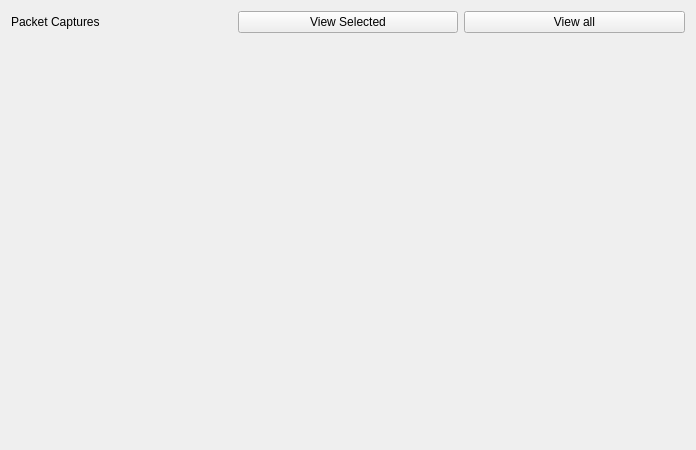
<?xml version="1.0" encoding="UTF-8"?>
<ui version="4.0">
    <class>Form</class>
    <widget class="QWidget" name="Form">
        <property name="geometry">
            <rect>
                <x>0</x>
                <y>0</y>
                <width>696</width>
                <height>450</height>
            </rect>
        </property>
        <property name="windowTitle">
            <string>Form</string>
        </property>
        <layout class="QVBoxLayout" name="verticalLayout">
            <item>
                <layout class="QHBoxLayout" name="horizontalLayout">
                    <item>
                        <widget class="QLabel" name="snapshots">
                            <property name="text">
                                <string>Packet Captures</string>
                            </property>
                        </widget>
                    </item>
                    <item>
                        <widget class="QPushButton" name="viewSelected">
                            <property name="text">
                                <string>View Selected</string>
                            </property>
                        </widget>

                    </item>
                    <item>
                        <widget class="QPushButton" name="viewAll">
                            <property name="text">
                                <string>View all</string>
                            </property>
                        </widget>
                    </item>
                </layout>
            </item>
            <item>
                <layout class="QGridLayout" name="gridLayout">
                    <item row="0" column="0">
                        <widget class="QStackedWidget" name="PacketCaptureViews">
                            <widget class="PacketCaptureTableWidget" name="PacketCaptureTable" />
                            <!-- <widget class="GalView" name="GalView" /> -->
                        </widget>
                    </item>
                </layout>
            </item>
        </layout>
    </widget>
    <customwidgets>
        <customwidget>
            <class>PacketCaptureTableWidget</class>
            <extends>QWidget</extends>
            <header>views/PacketCapture/PacketCaptureTable</header>
            <container>1</container>
        </customwidget>
    </customwidgets>
    <resources />
    <connections />
</ui>
